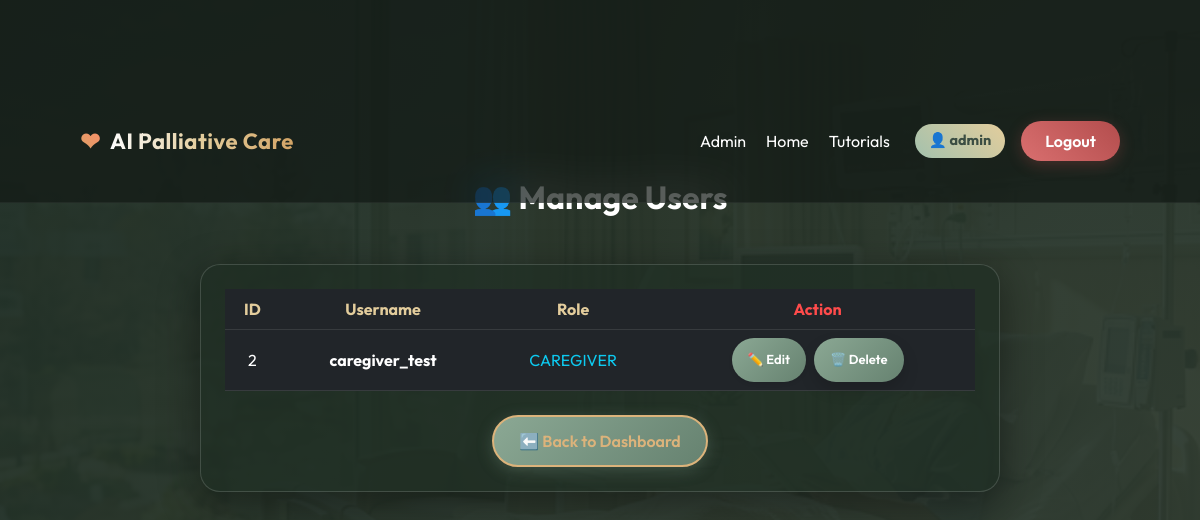
/manage_users (signed in), run on an earlier commit of the app's database.
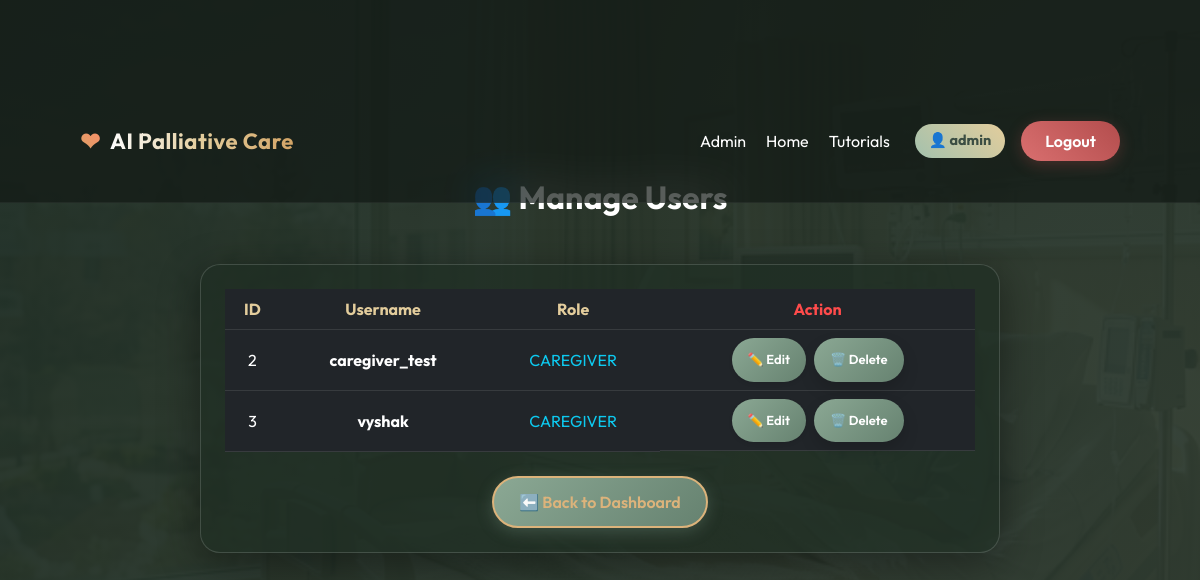
And on a later commit of the database.
### tables this page shows
CREATE TABLE users(
        id INTEGER PRIMARY KEY AUTOINCREMENT,
        username TEXT UNIQUE,
        password TEXT,
        role TEXT,
        status TEXT DEFAULT 'Available'
    );

### app.py (the view)
@app.route("/manage_users")
def manage_users():
    if session.get("role") != "admin":
        return redirect("/login")
    conn = get_db()
    users = conn.execute("SELECT id, username, role FROM users WHERE role != 'admin'").fetchall()
    conn.close()
    return render_template("admin_manage_users.html", users=users)

### app.py (called while the page is built)
@app.after_request
def add_header(response):
    response.cache_control.no_store = True
    response.cache_control.no_cache = True
    response.cache_control.must_revalidate = True
    response.cache_control.max_age = 0
    return response

def get_db():
    conn = sqlite3.connect(DB)
    conn.row_factory = sqlite3.Row
    return conn

### templates/admin_manage_users.html (shortened to what this page needs)
{% extends "base.html" %}
{% block content %}
<div class="container py-5">
    <h2 class="text-center fw-bold text-white mb-5">👥 Manage Users</h2>
    <div class="glass-card table-responsive p-4 mx-auto" style="max-width: 800px;">
        <table class="table table-dark table-hover text-center align-middle" style="background: transparent;">
            <thead>
                <tr>
                    <th scope="col" style="color: #e3cd9c;">ID</th>
                    <th scope="col" style="color: #e3cd9c;">Username</th>
                    <th scope="col" style="color: #e3cd9c;">Role</th>
                    <th scope="col" style="color: #ff4b4b;">Action</th>
                </tr>
            </thead>
            <tbody>
                {% for user in users %}
                <tr>
                    <td>{{ user.id }}</td>
                    <td class="fw-bold">{{ user.username }}</td>
                    <td class="text-uppercase text-info">{{ user.role }}</td>
                    <td class="d-flex justify-content-center gap-2">
                        <a href="/edit_user/{{ user.id }}" class="btn btn-sm btn-outline-info rounded-pill px-3 shadow-sm" style="font-size: 13px;">
                            ✏️ Edit
                        </a>
                        <a href="/delete_user/{{ user.id }}" class="btn btn-sm btn-danger rounded-pill px-3 shadow" style="font-size: 13px;" onclick="return confirm('⚠️ Are you sure you want to permanently delete user: {{ user.username }}?');">
                            🗑️ Delete
                        </a>
                    </td>
                </tr>
                {% else %}
                <tr>
                    <td colspan="4" class="py-4">No other users found.</td>
                </tr>
                {% endfor %}
            </tbody>
        </table>
        <div class="text-center mt-4">
            <a href="/admin_dashboard" class="btn btn-outline rounded-pill">⬅️ Back to Dashboard</a>
        </div>
    </div>
</div>
{% endblock %}

### templates/base.html (shortened to what this page needs)
<!DOCTYPE html>
<html lang="en">
<head>
    <link href="https://cdn.jsdelivr.net/npm/bootstrap@5.3.0/dist/css/bootstrap.min.css" rel="stylesheet">
    <link rel="stylesheet" href="{{ url_for('static', filename='css/style.css') }}">
</head>
<body class="page-transition">
<nav class="navbar navbar-expand-lg premium-navbar fixed-top">
    <div class="container">
        <a class="navbar-brand brand-logo" href="/">
            <span class="heart">❤</span>
            <span class="brand-text">AI Palliative Care</span>
        </a>
        <div class="collapse navbar-collapse justify-content-end" id="navMenu">
            {% if session.get("user") %}
                {% if session["role"] == "caregiver" %}
                    <a href="/caregiver_dashboard" class="nav-link">Dashboard</a>
                {% elif session["role"] == "admin" %}
                    <a href="/admin_dashboard" class="nav-link">Admin</a>
                {% elif session["role"] == "nurse" %}
                    <a href="/nurse_dashboard" class="nav-link">Nurse</a>
                {% endif %}
                <a href="/" class="nav-link">Home</a>
                <a href="/tutorials" class="nav-link">Tutorials</a>
                <span class="user-badge">
                    👤 {{ session["user"] }}
                </span>
                <a href="/logout" class="btn btn-logout ms-3">Logout</a>
            {% else %}
                <a href="/login" class="btn btn-login me-2">Login</a>
                <a href="/signup" class="btn btn-signup">Signup</a>
            {% endif %}
        </div>
    </div>
</nav>
<div class="container py-5" style="padding-top: 130px !important;">
    {% block content %}{% endblock %}
</div>
</body>
</html>

### static/css/style.css (style rules this page uses)
body { font-family: 'Outfit', sans-serif; margin: 0; background: linear-gradient(135deg, rgba(30, 45, 35, 0.96), rgba(46, 59, 49, 0.94)), url('../images/real_ward.png') center/cover fixed; color: #fdfdfd; min-height: 100vh; overflow-x: hidden; }
.container { padding: 20px; padding-top: 100px; text-align: center; }
.premium-navbar { display: flex; justify-content: space-between; align-items: center; padding: 18px 60px; background: rgba(18, 25, 20, 0.7); backdrop-filter: blur(20px); -webkit-backdrop-filter: blur(20px); border-bottom: 1px solid rgba(255, 255, 255, 0.05); transition: 0.4s all ease; z-index: 1030; }
.brand-logo { display: flex; align-items: center; gap: 10px; font-weight: 700; font-size: 22px; text-decoration: none; }
.brand-text { background: linear-gradient(90deg, #fdfdfd, #e3cd9c, #d3a466); -webkit-background-clip: text; background-clip: text; -webkit-text-fill-color: transparent; letter-spacing: 0.5px; }
.heart { font-size: 24px; background: linear-gradient(45deg, #d3a466, #ff8c69); -webkit-background-clip: text; background-clip: text; color: transparent; animation: heartbeat 1.4s infinite; }
.nav-link { color: #fff !important; margin: 0 10px; position: relative; text-decoration: none; }
.nav-link::after { content: ""; width: 0%; height: 2px; background: #d3a466; position: absolute; bottom: -4px; left: 0; transition: 0.3s; }
.user-badge { background: linear-gradient(45deg, #a3c1ad, #e3cd9c); padding: 6px 14px; border-radius: 30px; font-size: 0.9rem; margin-left: 15px; color: #3b4d42; font-weight: bold; }
.btn { background: linear-gradient(135deg, #8ba894, #668270); padding: 12px 25px; border: none; color: white; border-radius: 30px; text-decoration: none; cursor: pointer; font-weight: 600; transition: all 0.3s ease; box-shadow: 0 4px 15px rgba(102, 130, 112, 0.4); }
.btn-outline { border: 2px solid #dcb37b; padding: 12px 25px; border-radius: 30px; color: #dcb37b; text-decoration: none; font-weight: 600; transition: all 0.3s ease; }
.btn-logout { background: linear-gradient(45deg, #d96f6f, #b34d4d); border: none; border-radius: 30px; padding: 8px 24px; color: white; font-weight: 600; cursor: pointer; transition: all 0.3s ease; box-shadow: 0 4px 15px rgba(179, 77, 77, 0.3); }
.glass-card { background: rgba(30, 45, 35, 0.65); padding: 35px; border-radius: 20px; backdrop-filter: blur(16px); border: 1px solid rgba(255, 255, 255, 0.15); box-shadow: 0 10px 40px rgba(0, 0, 0, 0.4); transition: all 0.4s cubic-bezier(0.175, 0.885, 0.32, 1.275); }
.page-transition { animation: fadeIn 0.4s ease-out forwards; }

What changed in the data, as far as the page shows it:
added users: id "3", username "vyshak", role "CAREGIVER"
